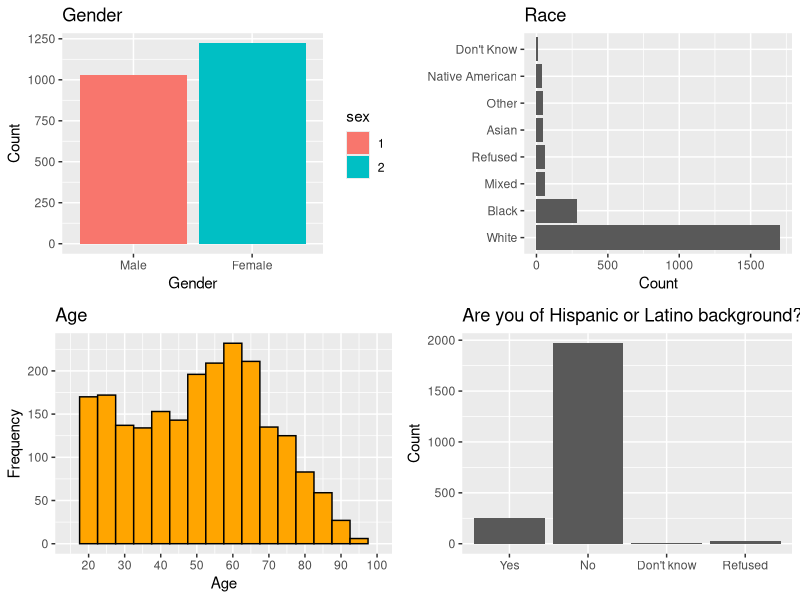
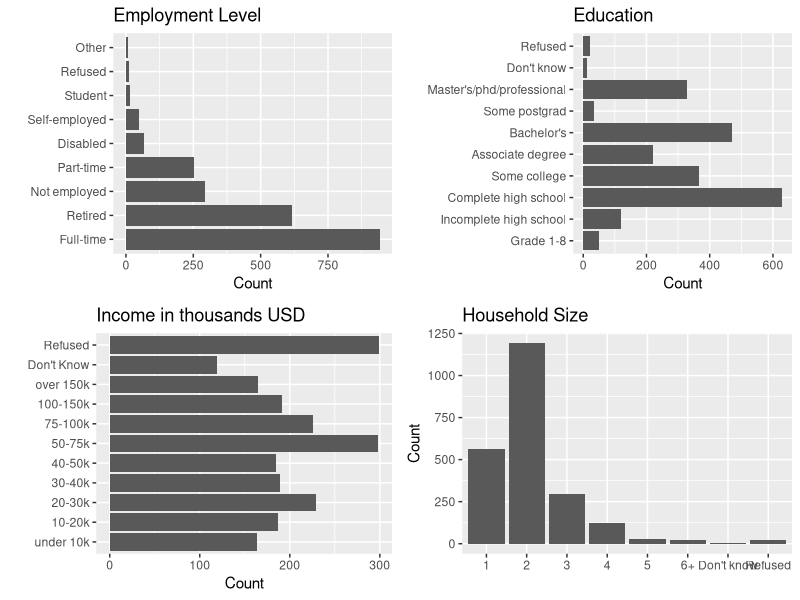
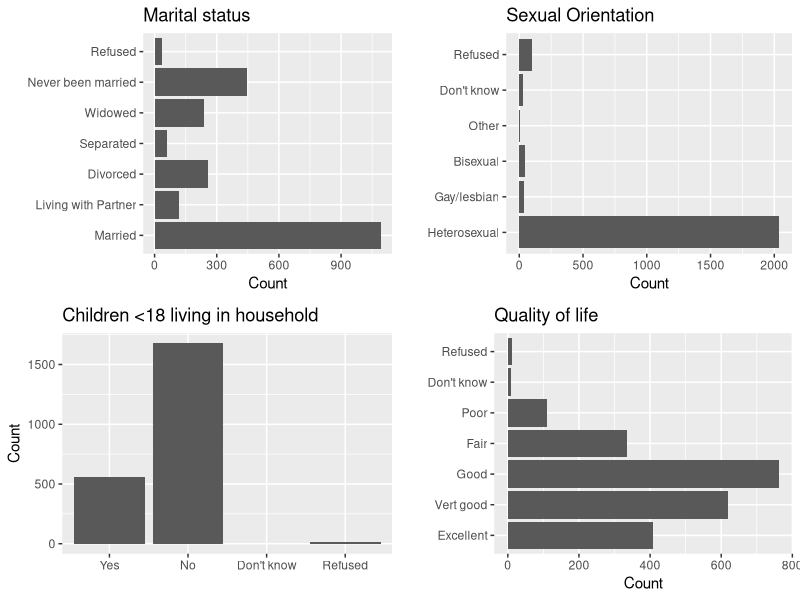
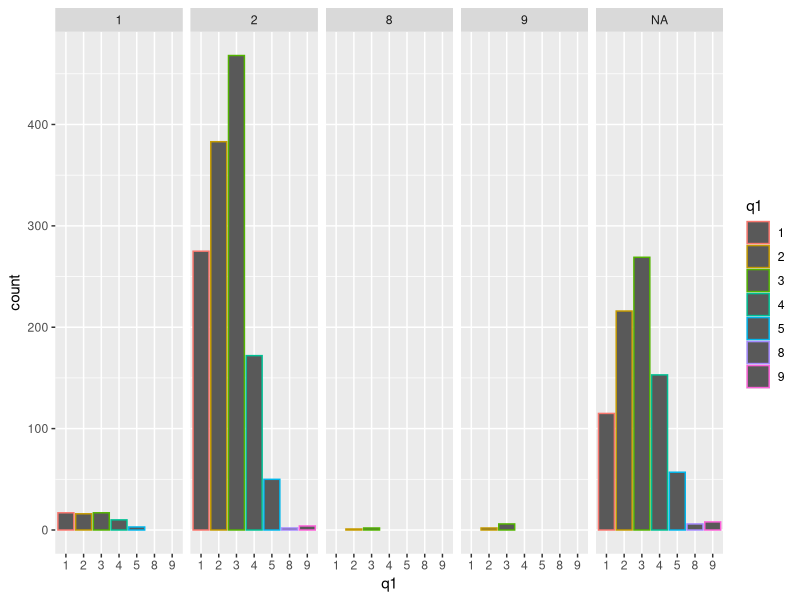

Recreate these plots in R, in order. (Note: this script raises an error after producing the figures.)
## ---- chunk 1
#Loading libraries
library(ggplot2)
library(gridExtra)

#Loading Data
df <- read.csv("May_2013_Online_Dating_CSV.csv")
## ---- chunk 2
# Gender plot
df[, "sex"] <- as.factor(df[, "sex"])
#summary(df[, "sex"])
#str(df[, "sex"])

gender <- ggplot(data = df, aes(x = sex, fill = sex)) + 
  geom_bar() + 
  scale_x_discrete(labels = c("1" = "Male", "2" = "Female")) +
  labs(x = "Gender", y = "Count", title = "Gender")
## ---- chunk 3
# Sexual orientation plot
df[, "lgbt"] <- as.factor(df[, "lgbt"])
#summary(df$lgbt)
#str(df$lgbt)

sexual_orientation <- ggplot(data = df, aes(x = lgbt)) + 
  geom_bar() + 
  scale_x_discrete(labels = c("1" = "Heterosexual", "2" = "Gay/lesbian", "3" = "Bisexual", "4" = "Other", "8" = "Don't know", "9" = "Refused")) + coord_flip() +
  labs(x = "", y = "Count", title = "Sexual Orientation")
  
## ---- chunk 4
# Hispanic
df[, "hisp"] <- as.factor(df[, "hisp"])
#summary(df$hisp)
#str(df$hisp)

hispanic <- ggplot(data = df, aes(x = hisp)) + 
  geom_bar() + 
  scale_x_discrete(labels = c("1"="Yes", "2"="No", "8" = "Don't know", "9" ="Refused")) +
  labs(x = "", y = "Count", title = "Are you of Hispanic or Latino background?")
## ---- chunk 5
#Age plot
#summary(df$age)
#str(df$age)

age <- ggplot(data = df, aes(x = age)) + 
  geom_histogram(binwidth = 5, color="black", fill="orange") + 
  scale_x_continuous(limits = c(15,100), breaks = seq(0, 100, 10)) +
  labs(x = "Age", y = "Frequency", title = "Age")

## ---- chunk 6
# Race plot
df[, "race"] <- as.factor(df[, "race"])
#summary(df$race)
#str(df$race)

r_race <- ggplot(data = df, aes(x=reorder(race, -table(race)[race]))) + 
  geom_bar() + 
  scale_x_discrete(labels=c("1" = 'White',"2" = 'Black',"3" = 'Asian',"4" = 'Mixed',"5" = 'Native American',"6" = 'Other',"8" = "Don't Know","9" = 'Refused')) +
  labs(x = "", y = "Count", title = "Race") +
  coord_flip()
## ---- chunk 7
# Employment plot
df[, "emplnw"] <- as.factor(df[, "emplnw"])
#summary(df$emplnw)
#str(df$emplnw)

employment <- ggplot(data = df, aes(x=reorder(emplnw, -table(emplnw)[emplnw]))) + 
  geom_bar() + 
  scale_x_discrete(labels=c("1" = 'Full-time',"2" = 'Part-time',"3" = 'Retired',"4" = 'Not employed',"5" = 'Self-employed',"6" = 'Disabled',"7" = "Student", "8" = 'Other', "9" = "Refused")) +
  labs(x = "", y = "Count", title = "Employment Level") + coord_flip()
## ---- chunk 8
# Income plot
df[, "inc"] <- as.factor(df[, "inc"])
#summary(df$inc)
#str(df$inc)

income <- ggplot(data = df, aes(x = inc)) + 
  geom_bar() + coord_flip() +
  scale_x_discrete(labels = c("1" = "under 10k", "2" = "10-20k", "3" = "20-30k", "4" = "30-40k", "5" = "40-50k", "6" = "50-75k", "7" = "75-100k", "8" = "100-150k", "9" = "over 150k", "98" = "Don't Know", "99" = "Refused")) +
  labs(x = "", y = "Count", title = "Income in thousands USD")
  
## ---- chunk 9
# Education plot
df[, "educ2"] <- as.factor(df[, "educ2"])
#summary(df$educ2)
#str(df$educ2)

education <- ggplot(data = df, aes(x = educ2)) + 
  geom_bar() + 
  scale_x_discrete(labels = c("1" = "Grade 1-8", "2" = "Incomplete high school", "3" = "Complete high school", "4" = "Some college", "5" = "Associate degree", "6" = "Bachelor's", "7" = "Some postgrad", "8" = "Master's/phd/professional", "98" = "Don't know", "99" = "Refused")) +
  labs(x = "", y = "Count", title = "Education") + coord_flip()
## ---- chunk 10
# Household size plot
df[, "hh1"] <- as.factor(df[, "hh1"])
#summary(df$hh1)
#str(df$hh1)

household_size <- ggplot(data = df, aes(x = hh1)) + 
  geom_bar() + 
  scale_x_discrete(labels = c("1" = "1", "2" = "2", "3" = "3", "4" = "4", "5" = "5", "6" = "6+", "8" = "Don't know", "9" = "Refused")) +
  labs(x = "", y = "Count", title = "Household Size")
## ---- chunk 11
# Marital status
df[, "mar"] <- as.factor(df[, "mar"])
#summary(df$mar)
#str(df$mar)

marital_status <- ggplot(data = df, aes(x = mar)) + 
  geom_bar() + 
  scale_x_discrete(labels = c("1"="Married", "2"="Living with Partner", "3"="Divorced", "4"= "Separated", "5" = "Widowed", "6" = "Never been married", "8" = "Don't know", "9" ="Refused")) +
  labs(x = "", y = "Count", title = "Marital status") + coord_flip()
## ---- chunk 12
# Children
df[, "par"] <- as.factor(df[, "par"])
#summary(df$par)
#str(df$par)

children <- ggplot(data = df, aes(x = par)) + 
  geom_bar() + 
  scale_x_discrete(labels = c("1"="Yes", "2"="No", "8" = "Don't know", "9" ="Refused")) +
  labs(x = "", y = "Count", title = "Children <18 living in household")
## ---- chunk 13
# Life quality
df[, "q1"] <- as.factor(df[, "q1"])
#summary(df$q1)
#str(df$q1)

life_quality <- ggplot(data = df, aes(x = q1)) + 
  geom_bar() + 
  scale_x_discrete(labels = c("1"="Excellent", "2"="Vert good", "3" = "Good", "4" = "Fair", "5" = "Poor", "8" = "Don't know", "9" ="Refused")) +
  labs(x = "", y = "Count", title = "Quality of life") + coord_flip()
## ---- chunk 14
grid.arrange(gender, r_race, age, hispanic)
## ---- chunk 15
grid.arrange(employment, education, income, household_size)
## ---- chunk 16
grid.arrange(marital_status, sexual_orientation, children, life_quality)
## ---- chunk 17
# Life quality vs children

life_quality_vs_children <- ggplot(data = df, aes(x = q1)) + 
  geom_bar() + 
  scale_x_discrete(labels = c("1"="Excellent", "2"="Vert good", "3" = "Good", "4" = "Fair", "5" = "Poor", "8" = "Don't know", "9" ="Refused")) +
  labs(x = "", y = "Count", title = "Quality of life vs Children in the household") + facet_wrap(~par)
## ---- chunk 18
#SAUL & UDIT's Part ----- Technology and Relationship

# 1 Ex. Do people that met online [rel1, 1] perceive their quality of life higher [q1] or lower?

# absolute values of quality of life and dating 
ggplot(data =df) + geom_bar(aes(x = q1 , colour = q1)) + facet_grid(~rel1)

indhap <- which(df$q1 < 6) 
indmet <- which(df$rel1 == 1 |df$rel1 == 2)

finind <- intersect(indhap,indmet)

hap <- df[finind, "q1"]
met <- df[finind, "rel1"]

ex<- table(hap,met)
ex
ex1df <- data.frame(ex)
levels(ex1df$met) <- c("Met online", "Met offline")

#absoloute numbers for happiness and how people met
ggplot(data = ex1df , aes(x = hap, y = Freq)) + geom_bar(stat = "identity") + facet_grid(~ met) + scale_x_discrete(labels = c("1"="Excellent", "2"="Very good", "3" = "Good", "4" = "Fair", "5" = "Poor")) + labs( x = "Quality of Life" , y = "Frequency", title = "Quality of life and Origin of Relationship")


indOffline <- which(df$rel1 == 1)
finind2 <- intersect(indhap,indOffline)

hap2 <- df[finind2, "q1"]
met2 <- df[finind2, "rel1"]
ex2<- table(hap2,met2)
ex1df2 <- data.frame(ex2)

ggplot(data = ex1df2 , aes(x = hap2, y = Freq)) + geom_bar(stat = "identity")  + scale_x_discrete(labels = c("1"="Excellent", "2"="Very good", "3" = "Good", "4" = "Fair", "5" = "Poor")) + labs( x = "Quality of Life" , y = "Frequency", title = "Quality of life and of Relationships Begun Online") 



# 2 Does technology assist in meeting a partner? 

c1 = table(df$celldatea,df$celldateb)
c1vec = as.vector(c1[1:2,1:2])
names(c1vec) = c("calling / texting", "calling","texting","neither")
c1df = data.frame(c1vec)
p1 = ggplot(c1df,aes(x = rownames(c1df),y = c1vec)) + geom_bar(stat="identity",fill='lightblue',color='black') + labs(x="Using Internet to meet people",y="Number of people")+geom_text(aes(label=c1vec), vjust=-0.2, color='darkblue')

d1 = table(df$intdatec,df$intdated)
d1vec = as.vector(d1[1:2,1:2])
names(d1vec) = c("search / ask out", "ask out","search","neither")
d1df = data.frame(d1vec)
p2 = ggplot(d1df,aes(x = rownames(d1df),y = d1vec)) + geom_bar(stat="identity",fill='lightgreen',color='black') + labs(x="Using Internet to meet people",y="Number of people")+geom_text(aes(label=d1vec), vjust=-0.2, color='darkgreen')

e1 = table(df$snsdate1c,df$snsdate1e)
e1vec = as.vector(e1[1:2,1:2])
names(e1vec) = c("ask out / follow/friend","ask out","follow/friend","neither")
e1df=data.frame(e1vec)
p3 = ggplot(e1df,aes(x = rownames(e1df),y = e1vec)) + geom_bar(stat="identity",fill='lightyellow',color='black') + labs(x="Using Social Media to meet people",y="Number of people")+geom_text(aes(label=e1vec), vjust=-0.2, color='black')


g1 = table(df$date5a,df$date5b)
g1vec = as.vector(g1[1:2,1:2])
names(g1vec) = c("used OD / got married","used OD","got married","neither")
g1df = data.frame(g1vec)
p4 = ggplot(g1df,aes(x = rownames(g1df),y = g1vec)) + geom_bar(stat="identity",fill='lightpink',color='black') + labs(x="Using Online Dating (OD) to meet people",y="Number of people")+geom_text(aes(label=g1vec), vjust=-0.2, color='black')
 
grid.arrange(p1,p2,p3,p4,nrow=2)



# 4 For people who say that they are looking for a partner, look at the proportion of who are using online dating


sum(((df[,"mar4"] == 1) *1), na.rm = TRUE) # total number of people looking for a relationship 


sum((df[df[,"mar4"] == 1, "date6"] == 1)*1, na.rm = TRUE) #number of people that are looking for a relationship & using online dating 
sum((df[df[,"mar4"] == 1, "date6"] == 2)*1, na.rm = TRUE) #number of people that are looking for a relationship &  are NOT using online dating 



# 5 For people that say it’s difficult / easy to meet people in their city/state, see how many people using online dating?

sum((df$meet == 1), na.rm = TRUE) #easy to meet 
sum((df$meet == 2), na.rm = TRUE) # difficult 

sum((df[df[,"date6"] == 1 , "meet"] == 1) , na.rm =  TRUE) # number of people with an online dating page, that find it easy to meet people 

sum((df[df[,"date6"] == 1 , "meet"] == 2) , na.rm =  TRUE) # number of people with an online dating page, that find it difficult  to meet people 


sum((df[df[,"date6"] == 1 , "meet"]) , na.rm =  TRUE) # 59 people with dating pages answered the question about th edifficulty to meet people. 

summary(df[,"date6"] == 1) 

summary(df[,"meet"] == 1 )



# 7 Ex. How is the use of Social Media Networks and Twitter affect relationships?
#Can we see the relationship between marital status [MAR] / gender [SEX] / confident [DATE7] / social activity [LOC3] with using online dating  [DATE1A / DATE2A]? For example to see married men / women use online dating as well ☺ ? The initial hypothesis is that: only single / divorced men / women that use online dating



# 8 Relationship between privacy [REL4 and REL5] and having a fight in a relationship [REL8]? Does person who shares password/account together tend to have more fights than those who are not?


summary(lm(rel8a ~ rel5, data = df))

# 9 Would you say that technolgy is having a major impact on your relationship rel6, and if so what kind of impact rel7

ggplot(data = df) + geom_bar(aes(x=rel6))

impactIndex <- which(df$rel6 == 1 | df$rel6 == 2)
posNegIndex <- which(df$rel7 == 1 | df$rel7 == 2)        

comIndex <- intersect(impactIndex,posNegIndex)

impact <- df[comIndex,"rel6"]
posNeg <- df[comIndex,"rel7"]

impactPN <- table(impact,posNeg)

impactVec <- as.vector(impactPN)
names(impactVec) <- c("Major Positive Impact", "Minor Positive Impact", "Major Negative Impact", "Minor Negative Impact") 
dfImpactPN <- as.data.frame(impactVec)

ggplot(dfImpactPN,aes(x = rownames(dfImpactPN),y = impactVec)) + geom_bar(stat="identity",fill='grey') + labs(y="Frequency",x="Impact of Technology on Relationship")+geom_text(aes(label=impactVec), vjust=-0.2)

## ---- chunk 19
# use smartphone/Internet vs. edu level
use.smartphone <- as.factor(df[ , 'q12'])
use.internet <- as.factor(df[ , 'intuse'])
edu <- as.factor(df[ , 'educ2'])
df.edu <- as.data.frame(cbind(use.internet,use.smartphone))
df.edu <- cbind(df.edu,edu)


# edu vs. income 
income <- as.factor(df[ , 'inc'])
df.income <- cbind(df.edu,income)

# remove all 98 and 98, which stand for don't know and don't want to tell
df.income <- subset(df.income, df.income[ ,'edu'] != 98)
df.income <- subset(df.income, df.income[ ,'edu'] != 99)
df.income <- subset(df.income, df.income[ ,'income']!= 98)
df.income <- subset(df.income, df.income[ ,'income']!= 99)

income.edu <- df.income[ , c('edu','income')]

ggplot(income.edu, aes(edu, ..count..)) + geom_bar(aes(fill = income), position = "dodge")

#logistic regression on income and edu level 
glm(income ~ edu,data=income.edu, family = binomial)

